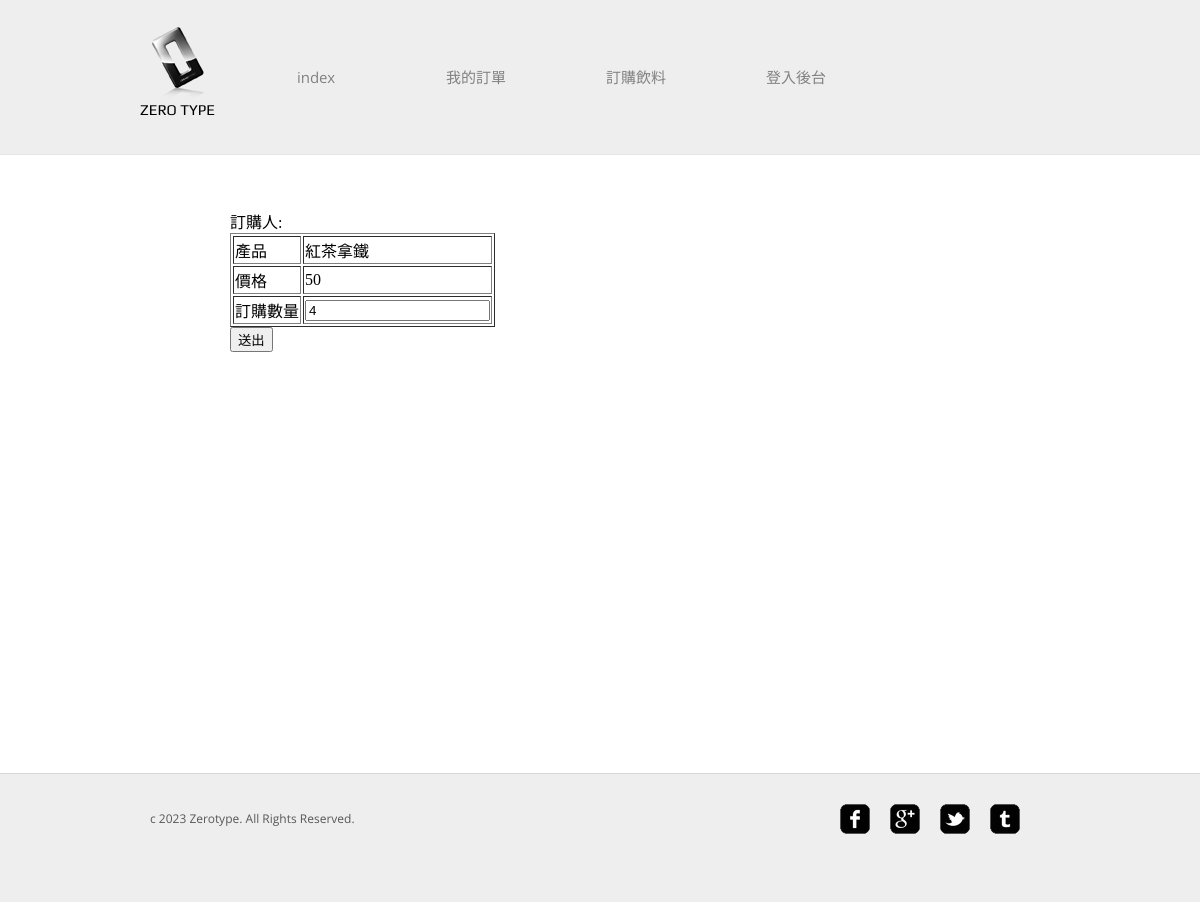
Page /udpate_order_drink.php?id=2 (signed in) on the committed database.
### tables this page shows
CREATE TABLE `orderlist` (
  `orderlist_id` int(11) NOT NULL,
  `order_id` int(11) NOT NULL,
  `product_id` int(11) NOT NULL,
  `order_sum` int(11) NOT NULL
);

CREATE TABLE `product` (
  `id` int(11) NOT NULL,
  `product_name` varchar(50) NOT NULL,
  `product_price` int(10) NOT NULL,
  `product_sum` int(10) NOT NULL
);

### udpate_order_drink.php (the view, shortened to what this page needs)
<?php
$id=$_GET['id'];
$sql="SELECT orderlist.orderlist_id,orderlist.order_id,orderno.user_id,product.product_name,product.product_price,orderlist.order_sum FROM `orderlist` LEFT JOIN orderno on orderlist.order_id=orderno.id LEFT JOIN product on orderlist.product_id=product.id
where orderlist.orderlist_id=".$id;
include('head.php');
$result=mysql_query($sql);
$row=mysql_fetch_assoc($result);
?>
<div id="about">
<?php
$getUser = $_GET["user"];
echo "訂購人:" . $getUser . "<br>"; ?>
<form action="updatedodrink.php" method="post">
<table border="1">
	<tr>
		<td>產品</td><td><?php echo $row['product_name'] ?></td>
		</tr>
		<tr>
		<td>價格</td><td><?php echo $row['product_price'] ?></td>
		</tr>
		<tr>
		<td>訂購數量</td><td><input name="order_sum" value="<?php echo $row['order_sum'] ?>"/></td>
</table>
<button type="submit">送出</button>
</form>
</div>
</body>
<?php
include('footer.php');
?>

### css/style.css (style rules this page uses)
body { background-color: #fff; font-family: 'OpenSans'; margin: 0; }
#about { width: 740px; margin: 0 auto; font-family: Microsoft JhengHei; }

### rows in the picture
orderlist: product.product_name "紅茶拿鐵", product.product_price "50", order_sum "4"
